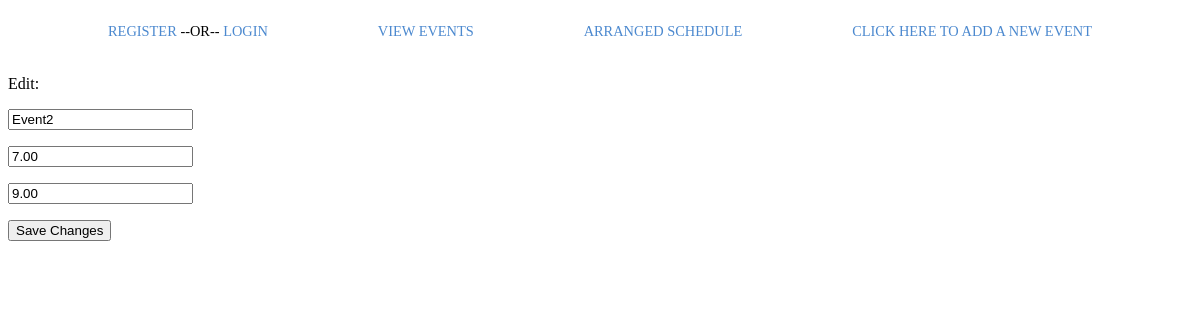
Screenshot of /editevent/26/ with the database file from the repository.
### project/models.py (models this page shows, shortened)
class Event(models.Model):
    description = models.CharField(max_length=150)
    start_time = models.DecimalField(max_digits=4, decimal_places=2)
    end_time = models.DecimalField(max_digits=4, decimal_places=2)
    owner = models.ForeignKey(User, on_delete=models.CASCADE)

### project/views.py (the view)
# urls.py: path("editevent/<int:event_id>/", views.editevent, name="editevent"),
def editevent(request, event_id):
    event = Event.objects.get(id=event_id)
    if request.method != "POST":
        form = EventForm(instance=event)
    else:
        form = EventForm(instance=event, data=request.POST)
        if form.is_valid():
            form.save()
            return redirect("project:listevents")
    context = {"event": event, "form": form}
    return render(request, "project/editevent.html", context)

### project/forms.py
class EventForm(forms.ModelForm):
    class Meta:
        model = Event
        fields = ["description", "start_time", "end_time"]
        labels = {"description": "", "start_time": "", "end_time": ""}

### project/templates/project/editevent.html (shortened to what this page needs)
<!DOCTYPE html>
<html lang="en">
  <head>
    {% load static %}
    <link
      rel="stylesheet"
      type="text/css"
      href="{% static 'project/style.css' %}"
    />
  </head>
  <body>
    <div class="container">
      <div class="menu">
        <div class="menu-link">
          {%if user.is_authenticated %} Hello, {{user.username}}.
          <a href="{% url 'users:logout' %}"> Log out</a> {%else%}
          <a><a href="{% url 'users:register' %}">Register</a> --OR--</a>
          <a href="{% url 'users:login' %}">Login</a> {%endif%}
        </div>
        <div class="menu-link">
          <a href="{% url 'project:listevents' %}"> view events </a>
        </div>
        <div class="menu-link">
          <a href="{% url 'project:main' %}"> arranged schedule </a>
        </div>
        <div class="menu-link">
          <a href="{% url 'project:new_event' %}">
            Click here to add a new event
          </a>
        </div>
      </div>
    </div>
    <p>Edit:</p>
    <form action="{%url 'project:editevent' event.id%}" method="post">
      {%csrf_token%} {{form.as_p}}
      <button name="submit">Save Changes</button>
    </form>
  </body>
</html>

### project/static/project/style.css (style rules this page uses)
.menu { display: flex; padding: 15px; padding-right: 100px; padding-left: 100px; justify-content: space-between; }
.menu > div { font-size: 0.9em; text-transform: uppercase; }
.menu-link { height: 20px; border-bottom: 1px solid transparent; transition: border-bottom 0.5s; }
.menu-link a { color: rgb(76, 137, 207); text-decoration: none; transition: color 0.5s; }

### rows the page displays
Event: description "Event2", start_time "7.00", end_time "9.00"
